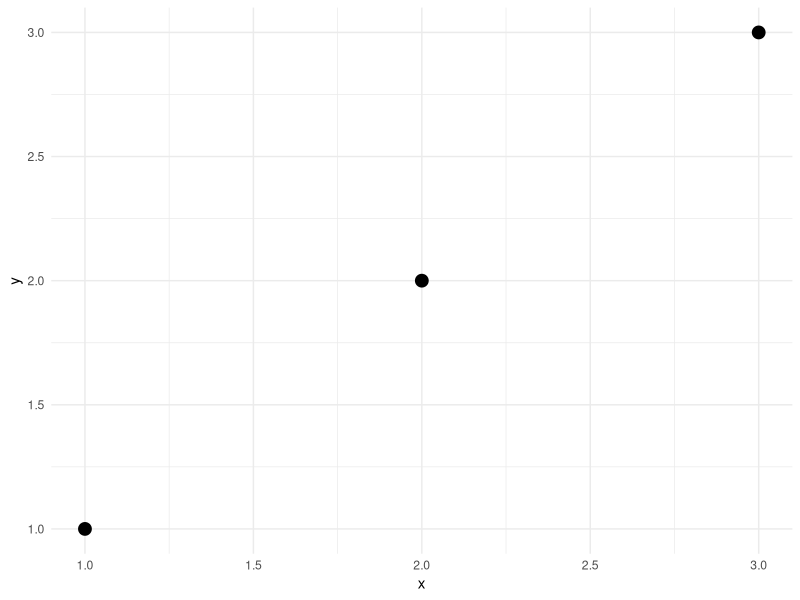
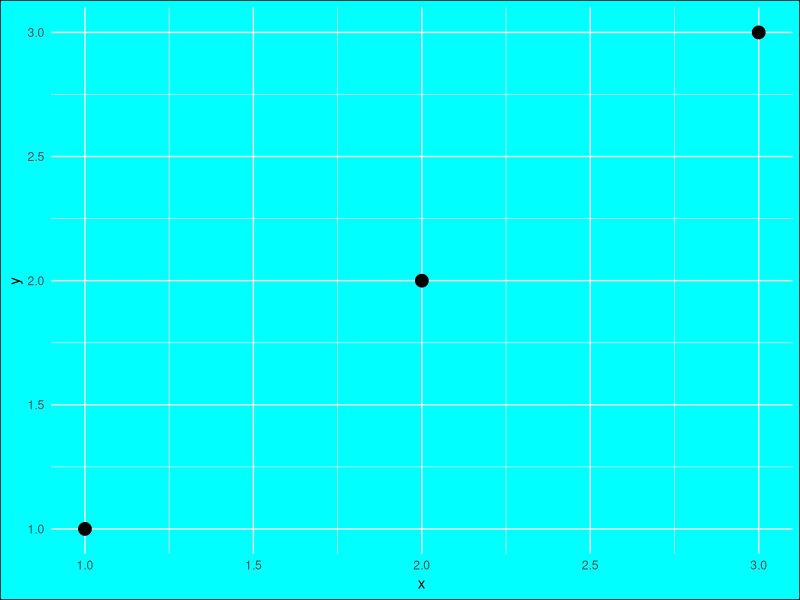
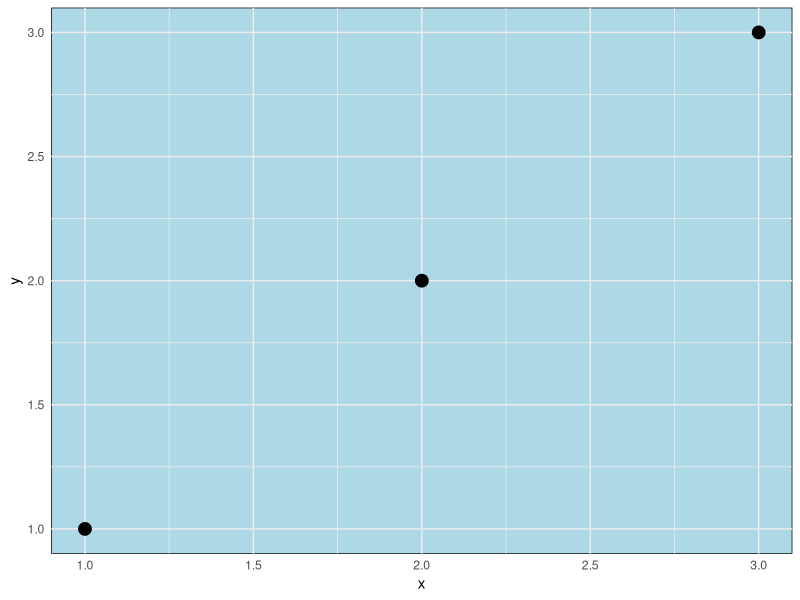
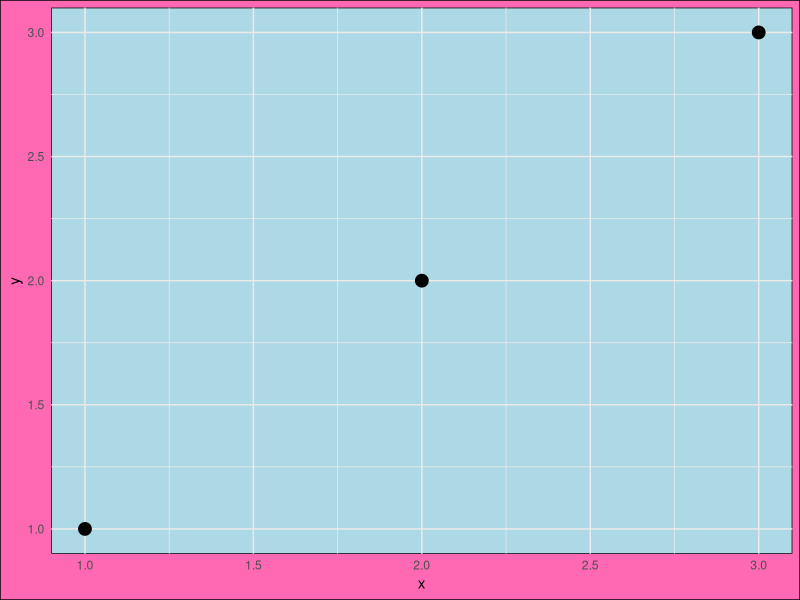
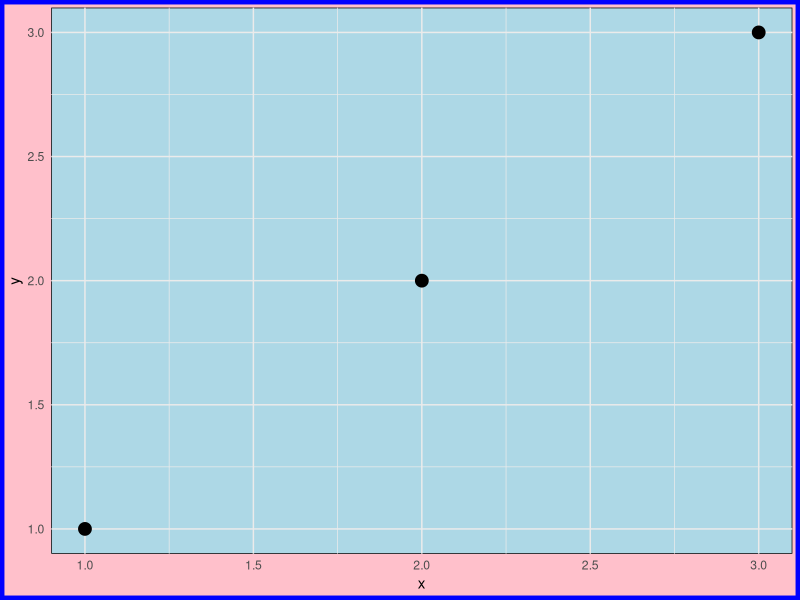
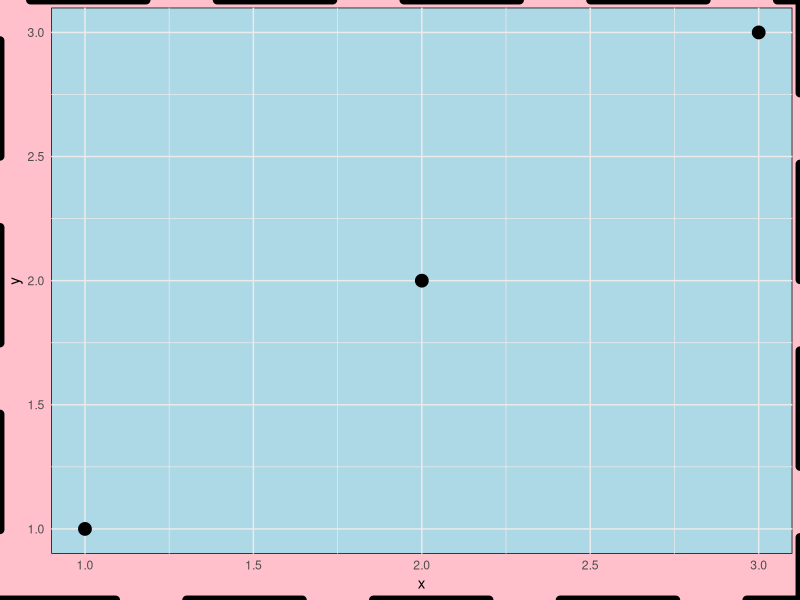
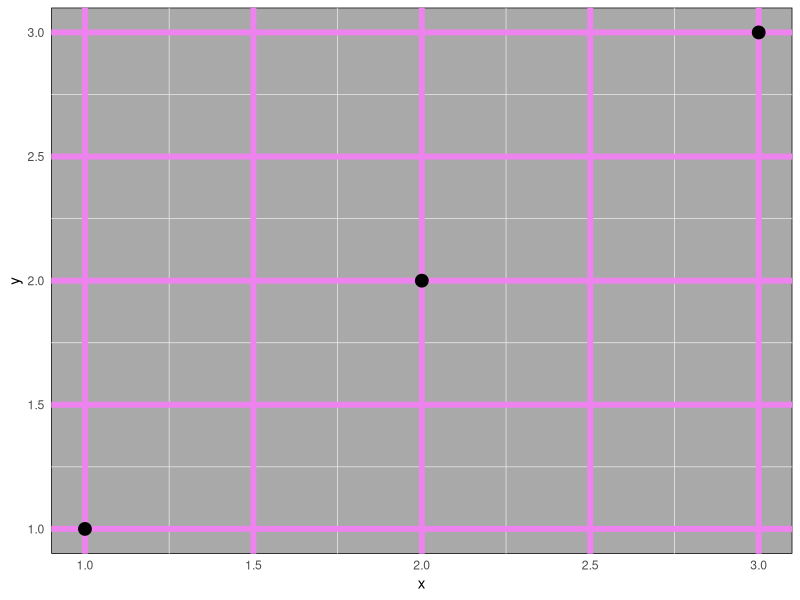
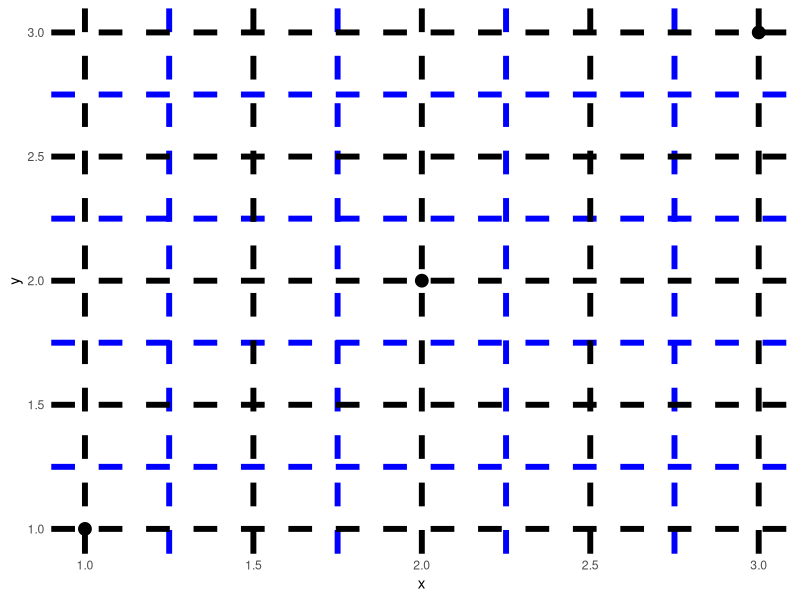

Here is the R script that generated these plots, in order: (Note: this script raises an error after producing the figures.)
## ---- chunk 1
#| label = "setup"
library(ggplot2)
library(dplyr)

## ---- chunk 2

df = data.frame(x = 1:3,
                 y = 1:3, 
                 z = LETTERS[1:3])

base = ggplot(df, aes(x, y)) +
  geom_point(size = 4) +
  theme_minimal()

print(base)

## ---- chunk 3
#| eval = FALSE,
#| echo = TRUE

# Don't run this code

element_rect(fill = NULL, 
             color = NULL, 
             linewidth = NULL, 
             linetype = NULL,
             inherit.blank = FALSE)

## ---- chunk 4
#| echo = TRUE
base + theme(plot.background = element_rect(fill = 'cyan'))
## ---- chunk 5
#| echo = TRUE

base + theme(panel.background = element_rect(fill = "lightblue"))
## ---- chunk 6
#| echo = TRUE
base + theme(plot.background = element_rect(fill = "hotpink"),
             panel.background = element_rect(fill = "lightblue"))
## ---- chunk 7
#| echo = TRUE
base + theme(plot.background = element_rect(fill = "pink", 
                                            color = "blue", 
                                            linewidth = 3)) +
  theme(panel.background = element_rect(fill = "lightblue"))
## ---- chunk 8
#| echo = TRUE
base + theme(plot.background = element_rect(fill = "pink", 
                                            color = "black", 
                                            linewidth = 3, 
                                            linetype = "D8")) +
  theme(panel.background = element_rect(fill = "lightblue"))
## ---- chunk 9
#| echo = TRUE
base + theme(panel.grid.major = element_line(color = "violet", 
                                             linewidth = 2, 
                                             linetype = "solid")) +
  theme(panel.background = element_rect(fill = "darkgrey"))

## ---- chunk 10
#| echo = TRUE
base + theme(panel.grid.minor = element_line(color = "blue", 
                                             linewidth = 2, 
                                             linetype = "dashed")) +
  theme(panel.grid.major = element_line(color = "black", 
                                             linewidth = 2, 
                                             linetype = "dashed"))

## ---- chunk 11
#| echo = TRUE

base + theme(aspect.ratio = 0.75)

## ---- chunk 12
#| eval = FALSE,
#| echo = TRUE

element_text(family = NULL, face = NULL, colour = NULL, linewidth = NULL,
  hjust = NULL, vjust = NULL, angle = NULL, lineheight = NULL,
  color = NULL, margin = NULL, debug = NULL, inherit.blank = FALSE)


element_line(colour = NULL, linewidth = NULL, linetype = NULL,
  lineend = NULL, color = NULL, arrow = NULL, inherit.blank = FALSE)

# where arrow describes the arrow head with the function arrow() with the following syntax

arrow(angle = 30, length = unit(0.25, "inches"),
      ends = "last", type = "open")
## ---- chunk 13
#| echo = TRUE
base + theme(axis.line = element_line(arrow = arrow(angle = 110, 
                                                    length = unit(.15, "inches"),
                                                    type = "closed")))
## ---- chunk 14
#| echo = TRUE
base + theme(axis.ticks = element_line(color = "red"),
             axis.ticks.length = unit(40, units = "pt"),
             axis.text = element_text(face = "bold", 
                                      size = 11, 
                                      angle = 210,
                                      hjust = 1))
## ---- chunk 15
#| echo = TRUE
base + geom_point(aes(color = z), size = 4) +
  theme(legend.key = element_blank(),
        legend.background = element_blank(),
        legend.title.align = 1,
        legend.position = c(0.1, 0.5))
## ---- chunk 16
#| echo = TRUE
p1 = base + geom_point(aes(color = z), size = 4) +
  scale_color_manual(values = c("red", "blue", "hotpink")) +
  theme(legend.key = element_rect(fill = "gray70"),
        legend.background = element_rect(fill = "gray90", color = "white"),
        legend.title.align = 1,
        legend.position = c(0.9, 0.5))
## ---- chunk 17
#| eval = FALSE,
#| echo = TRUE

# vector graphics
ggsave("plot01_2023-09-26.png")
ggsave("plot01_2023-09-26.pdf", plot = p1,
       width = 11.5, 
       height = 8.5,
       dpi = 600)

# raster graphics 
ggsave("plot01_2023-09-26.png", plot = p1,
       width = 11.5, 
       height = 8.5,
       dpi = 600,
       bg = "white")


